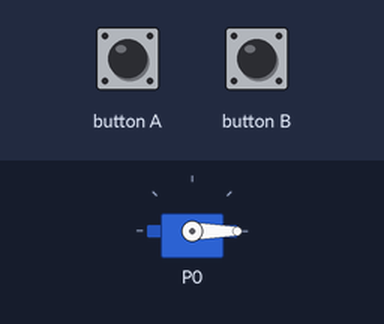
Bench run of a program on a simulated BBC micro:bit (MakeCode). Shown: servo. Random numbers come from a fixed seed.

Above: at 0.05 s.
At 11.8 s:
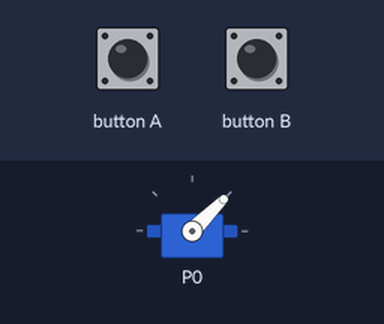
Timing chart, 0 to 15.3 s (numbered marks = the images above):
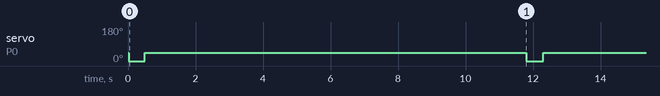

Measured:
- by itself, servo on P0: alternates 45° for 11.3 s and 0° for 0.50 s

The program:

main.ts
```typescript
input.onButtonPressed(Button.A, function () {
    servos.P0.setAngle(0)
})
input.onButtonPressed(Button.B, function () {
    servos.P0.setAngle(45)
})
servos.P0.setAngle(45)
loops.everyInterval(randint(3000, 60000), function () {
    servos.P0.setAngle(0)
    basic.pause(500)
    servos.P0.setAngle(45)
    basic.pause(500)
})
```

test.ts
```typescript
// testene settes inn her; disse vil ikke kompilert så lenge denne pakken blir brukt som en utvidelse.
```
